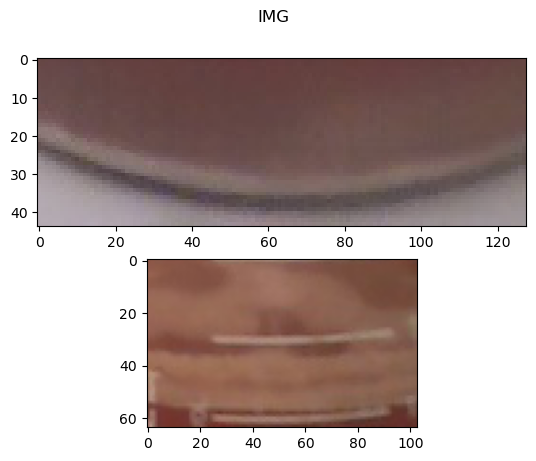
#> input picture PythonCode/testimages/fig.jpg, 536 x 461 px
$ python grayscaleTest.py
#> lines starting #> are read from the running program, lines starting #| are printed output that depends on the picture; after the words box and inside, x2 and y2 are one past the last pixel; in counts of white or black regions, pixels touching at a corner belong together
import cv2
import numpy as np
import matplotlib.pyplot as plt

def to_grayscale(image):
    # Convert the image to grayscale
    gray_image = cv2.cvtColor(image, cv2.COLOR_RGB2GRAY)
    return gray_image

def increase_brightness_contrast(image, alpha=1.0, beta=0):
    # Adjust the brightness and contrast of the image
    adjusted_image = cv2.convertScaleAbs(image, alpha=alpha, beta=beta)
    return adjusted_image

def mask_foam_sediment(image_path):
    # Load the image
#> called with image_path = './testimages/fig.jpg'
    image = cv2.imread(image_path)
#> image is the input picture: shape (461, 536, 3); mean B, G, R 164.3, 167.7, 183.3
    image = cv2.cvtColor(image, cv2.COLOR_BGR2RGB)

    # Convert the image to grayscale
    image = to_grayscale(image)
#> in to_grayscale, `gray_image = cv2.cvtColor(image, cv2.COLOR_RGB2GRAY)`:
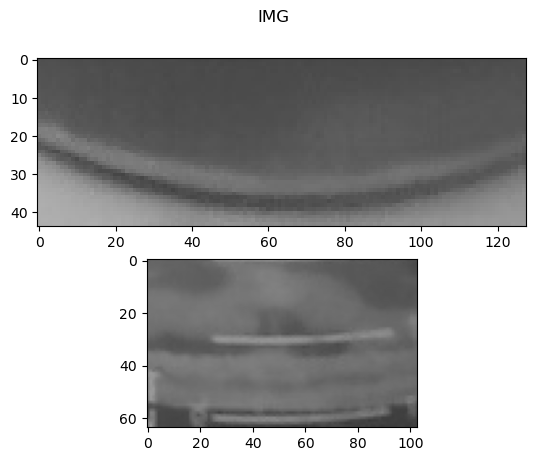
#> gray_image: shape (461, 536); min 0, max 255, mean 172

    # Increase the brightness and contrast of the image
    image = increase_brightness_contrast(image, alpha=0.87, beta=0)
#> in increase_brightness_contrast, `adjusted_image = cv2.convertScaleAbs(image, alpha=alpha, beta=beta)`:
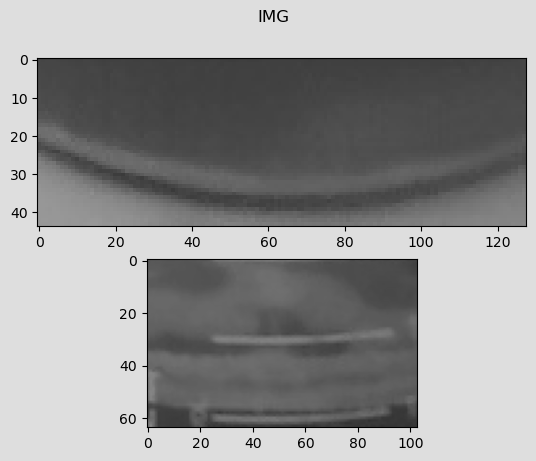
#> adjusted_image: shape (461, 536); min 0, max 222, mean 149.7

    # Convert the grayscale image back to RGB
    image = cv2.cvtColor(image, cv2.COLOR_GRAY2RGB)

    # Convert the image to HSV
    hsv = cv2.cvtColor(image, cv2.COLOR_RGB2HSV)
#> hsv: shape (461, 536, 3); mean H, S, V 0, 0, 149.7

    # Define the color range for the foam and sediment
    lower_range = np.array([0, 0, 86])  # Lower range for foam and sediment
    upper_range = np.array([180, 240, 118])  # Upper range for foam and sediment (V <= 240)

    # Create a mask using the color range
    mask = cv2.inRange(hsv, lower_range, upper_range)
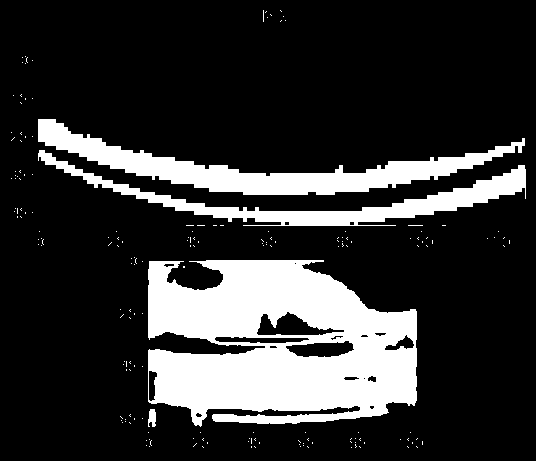
#> mask: shape (461, 536); 20% white; 182 white regions (178 under 20 px), largest, box (x1, y1, x2, y2) and area: (148, 260, 417, 427) 32222, (38, 119, 525, 195) 9985, (38, 150, 526, 226) 6742, (148, 409, 156, 427) 113

    # Apply the mask to the original image
    masked_image = cv2.bitwise_and(image, image, mask=mask)
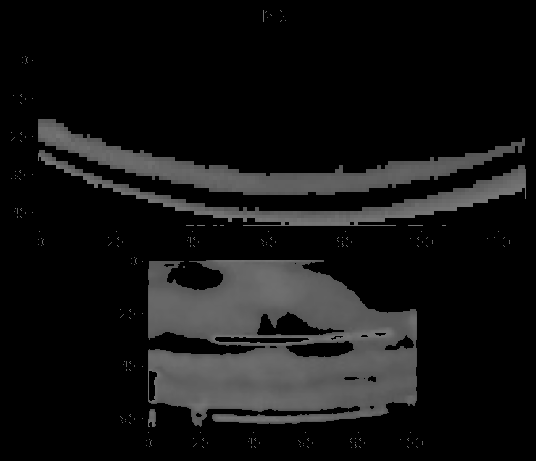
#> masked_image: shape (461, 536, 3); min 0, max 118, mean 19.7

    return masked_image

# Provide the path to the image of fermenting beer
image_path = './testimages/fig.jpg'

# Mask the image and display the foam and sediment
masked_image = mask_foam_sediment(image_path)

# Display the original and masked images
fig, (ax1, ax2) = plt.subplots(1, 2, figsize=(10, 5))

ax1.imshow(cv2.cvtColor(cv2.imread(image_path), cv2.COLOR_BGR2RGB))
ax1.set_title('Original Image')
ax1.axis('off')

ax2.imshow(masked_image)
ax2.set_title('Foam and Sediment')
ax2.axis('off')

plt.show()
